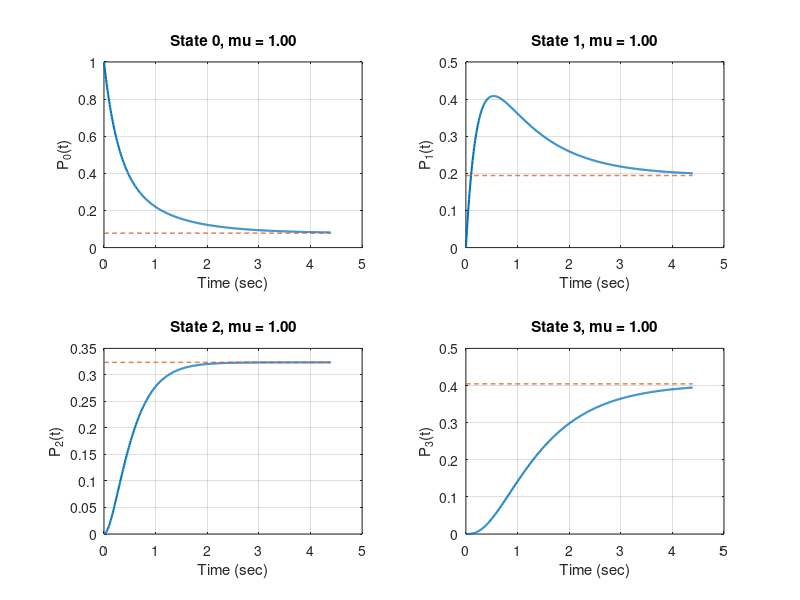
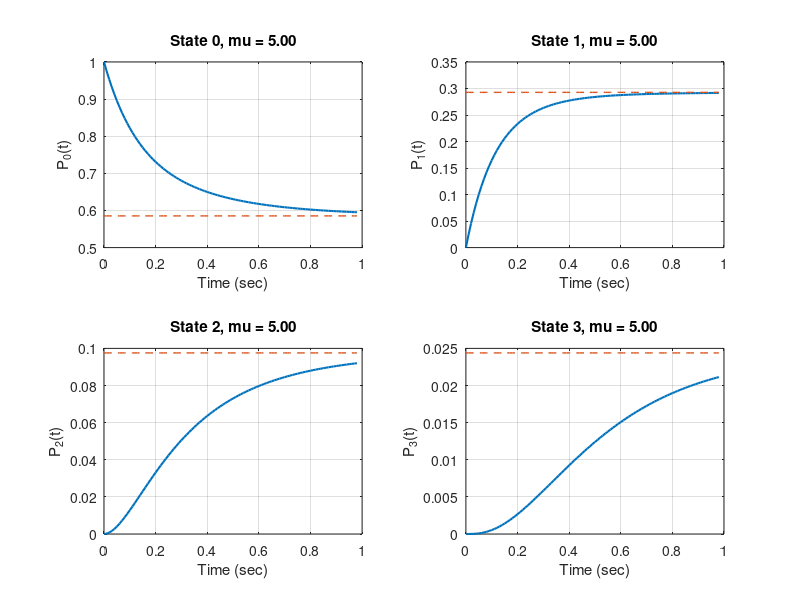
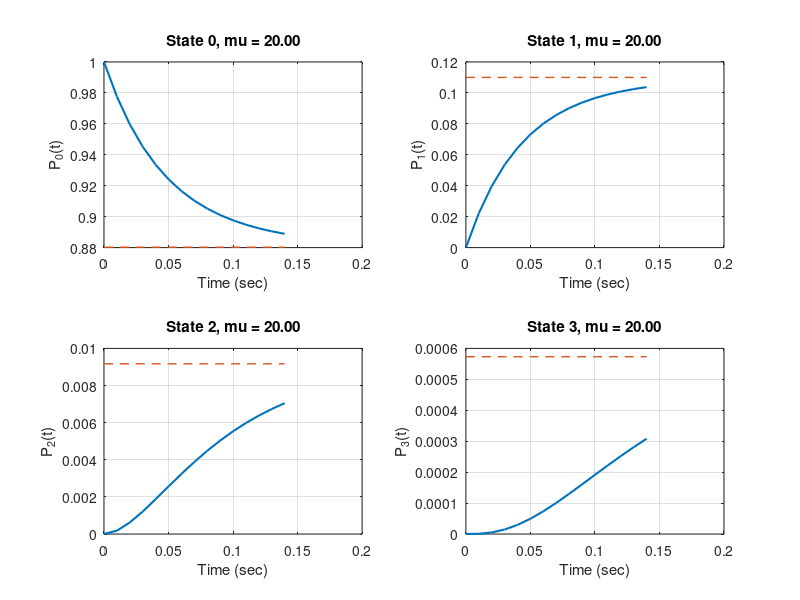

Here is the MATLAB script that generated these plots, in order:
clc;
clear all;
close all;
format long g;

pkg load queueing;

% Part 3 - subquestion (vii)
% Repeat the 60-sec serviced-customers calculation for:
% (i) lambda = 5, mu = 1
% (ii) lambda = 5, mu = 5
% (iii) lambda = 5, mu = 20
%
% Also inspect how stationary probabilities and convergence speed change.

lambda = 5;
mu_values = [1, 5, 20];

states = [0, 1, 2, 3];
K = 3;
initial_state = [1, 0, 0, 0];

tolerance = 0.01;
dt = 0.01;
tmax = 20;

summary_results = zeros(numel(mu_values), 6);
% columns:
% [mu, P0, P1, P2, P3, avg_served_60]

for case_idx = 1 : numel(mu_values)

  mu = mu_values(case_idx);

  births_B = [lambda / 2, lambda / 3, lambda / 4];
  deaths_D = [mu, mu, mu];

  transition_matrix = ctmcbd(births_B, deaths_D);
  P_stationary = ctmc(transition_matrix);

  % Throughput and mean customers served in 60 sec
  service_rates_by_state = [0, deaths_D];
  throughput_equilibrium = sum(service_rates_by_state .* P_stationary);
  avg_served_60 = throughput_equilibrium * 60;

  % Transient analysis until all state probabilities are within 1%
  time_values = 0 : dt : tmax;
  n_times = numel(time_values);
  n_states = numel(states);

  prob_history = zeros(n_times, n_states);
  convergence_index = n_times;

  for idx = 1 : n_times
    t = time_values(idx);
    P_t = ctmc(transition_matrix, t, initial_state);
    prob_history(idx, :) = P_t;

    if all(abs(P_t - P_stationary) < tolerance)
      convergence_index = idx;
      break;
    endif
  endfor

  time_values = time_values(1 : convergence_index);
  prob_history = prob_history(1 : convergence_index, :);
  convergence_time = time_values(end);

  fprintf("\n============================================================\n");
  fprintf("Case %d: lambda = %.2f, mu = %.2f\n", case_idx, lambda, mu);
  fprintf("Stationary probabilities [P0 P1 P2 P3]:\n");
  disp(P_stationary);
  fprintf("Blocking probability = %.12f\n", P_stationary(end));
  fprintf("Equilibrium throughput = %.12f customers/sec\n", throughput_equilibrium);
  fprintf("Mean customers served in 60 sec = %.12f\n", avg_served_60);
  fprintf("Convergence time (within 1%% of steady state) = %.4f sec\n", convergence_time);

  summary_results(case_idx, :) = [mu, P_stationary, avg_served_60];

  % Plot probabilities for this case
  figure(case_idx);

  for s = 1 : n_states
    subplot(2, 2, s);
    plot(time_values, prob_history(:, s), "linewidth", 1.5);
    hold on;
    plot(time_values, P_stationary(s) * ones(size(time_values)), "--", "linewidth", 1.0);
    grid on;
    xlabel("Time (sec)");
    ylabel(sprintf("P_%d(t)", states(s)));
    title(sprintf("State %d, mu = %.2f", states(s), mu));
  endfor

endfor

fprintf("\n============================================================\n");
fprintf("Summary table [mu, P0, P1, P2, P3, avg_served_60]\n");
disp(summary_results);
